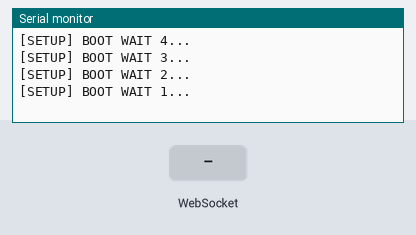
A sketch run on a simulated ESP8266 (NodeMCU). On the bench: the last lines printed to the serial monitor. The inputs (shaded band) are chosen by the test bench. WiFi joins after 1.5 s; servers stay silent unless stated.

Above: at 6.7 s.
6.8 s: WebSocket text "x" received
At 7.6 s:
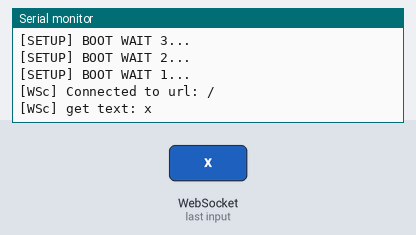
8.3 s: WebSocket text "a" received
At 8.7 s:
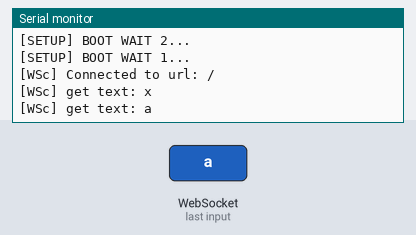
9.8 s: WebSocket text "0" received
At 11.0 s:
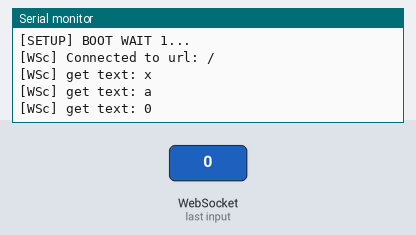
11.3 s: WebSocket text "s" received
At 12.2 s:
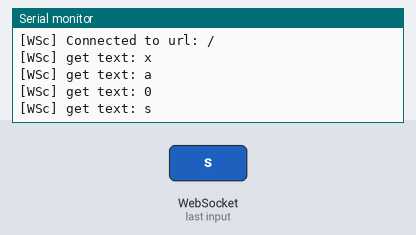
12.8 s: WebSocket text "m" received
At 13.4 s:
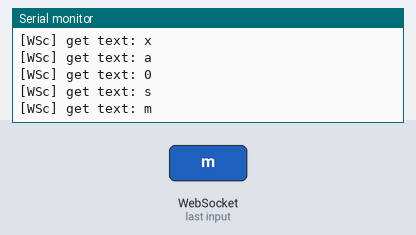
Timing chart, 0 to 15.3 s (numbered marks = the images above; inputs shaded):
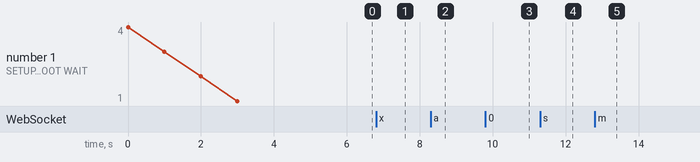

The sketch:

ClientY.ino
```cpp
/*
   WebSocketClient.ino

    Created on: 24.05.2015

*/

#include <Arduino.h>

#include <ESP8266WiFi.h>
#include <ESP8266WiFiMulti.h>

#include <WebSocketsClient.h>
#include <AccelStepper.h>
#include <Hash.h>
#include "config.h"

ESP8266WiFiMulti WiFiMulti;
WebSocketsClient webSocket;

#define USE_SERIAL Serial


AccelStepper stepper(AccelStepper::DRIVER, STEPPER1_STEP_PIN, STEPPER1_DIR_PIN);
int x = 0, y = 0, z = 0, s = 30, m = 1;
int minLimitX = 0;
int minLimitY = 0;
int minLimitZ = 0;
int maxLimitX = 300;
int maxLimitY = 300;
int maxLimitZ = 300;
long currX = 0, currY = 0, currZ = 0;
long currentMillis;
long prevMillis;


void webSocketEvent(WStype_t type, uint8_t * payload, size_t length) {

  switch (type) {
    case WStype_DISCONNECTED:
      USE_SERIAL.printf("[WSc] Disconnected!\n");
      break;
    case WStype_CONNECTED: {
        USE_SERIAL.printf("[WSc] Connected to url: %s\n", payload);

        // send message to server when Connected
        //webSocket.sendTXT("Connected");
      }
      break;
    case WStype_TEXT:
      USE_SERIAL.printf("[WSc] get text: %s\n", payload);
      decode_text((char*)payload);
      // send message to server
      //webSocket.sendTXT("123");
      break;
  }

}


void setup() {
  // USE_SERIAL.begin(921600);
  USE_SERIAL.begin(115200);

  //Serial.setDebugOutput(true);
  USE_SERIAL.setDebugOutput(true);

  USE_SERIAL.println();
  USE_SERIAL.println();
  USE_SERIAL.println();

  for (uint8_t t = 4; t > 0; t--) {
    USE_SERIAL.printf("[SETUP] BOOT WAIT %d...\n", t);
    USE_SERIAL.flush();
    delay(1000);
  }

  WiFiMulti.addAP(SSID, PASSWORD);

  //WiFi.disconnect();
  while (WiFiMulti.run() != WL_CONNECTED) {
    delay(100);
  }

  // server address, port and URL
  webSocket.begin("192.168.1.1", 80, "/ws");

  // event handler
  webSocket.onEvent(webSocketEvent);

  // use HTTP Basic Authorization this is optional remove if not needed
  webSocket.setAuthorization("admin", "admin");

  // try ever 5000 again if connection has failed
  webSocket.setReconnectInterval(5000);
  motorSetup();
}

void loop() {
  currentMillis = millis();
  webSocket.loop();
  motorLoop();
}

void decode_text(String s) {
  int colorCodeBegin = s.indexOf('#');
  String c = s.substring(colorCodeBegin + 1, s.length());

  // we get stepper data
  if (c.substring(0, 1) == "s") {
    char* buf = (char *)c.c_str();
    int n = sscanf(buf, "s%d", &s);
  }
  if (c.substring(0, 1) == "m") {
    char* buf = (char *)c.c_str();
    int n = sscanf(buf, "m%d", &m);
  }
  if (m == 0) {
    if (c.substring(0, 1) == "x") {
      char* buf = (char *)c.c_str();
      int n = sscanf(buf, "x%dy%dz%d", &x, &y, &z);
      if (x > 0) {
        currX += moveVal;
      }
      if (x < 0) {
        currX -= moveVal;
      }
      if (y > 0) {
        currY += moveVal;
      }
      if (y < 0) {
        currY -= moveVal;
      }
      if (z > 0) {
        currZ += moveVal;
      }
      if (z < 0) {
        currZ -= moveVal;
      }
      if (currX > maxLimitX) {
        currX = maxLimitX;
      }
      if (currX < minLimitX) {
        currX = minLimitX;
      }
      if (currY > maxLimitY) {
        currY = maxLimitY;
      }
      if (currY < minLimitY) {
        currY = minLimitY;
      }
      if (currZ > maxLimitZ) {
        currZ = maxLimitZ;
      }
      if (currZ < minLimitZ) {
        currZ = minLimitZ;
      }
    }
  }
  if (m == 1) {
    if (c.substring(0, 1) == "a") {
      char* buf = (char *)c.c_str();
      int n = sscanf(buf, "a%db%dc%d", &currX, &currY, &currZ);
    }
  }
}
```

motor.ino
```cpp
void motorSetup()
{
  stepper.setMaxSpeed(0);
  stepper.setSpeed(0);
  stepper.setCurrentPosition(0);
}

void motorLoop()
{
  if (stepper.distanceToGo() == 0) {
    stepper.moveTo(currY);
    stepper.setMaxSpeed(s);
    stepper.setAcceleration(650);
  }
  stepper.run();
}
```

config.h
```cpp
#ifndef CONFIG_H
#define CONFIG_H

/*
 * This example demonstrate how to use asynchronous client & server APIs
 * in order to establish tcp socket connections in client server manner.
 * server is running (on port 7050) on one ESP, acts as AP, and other clients running on
 * remaining ESPs acts as STAs. after connection establishment between server and clients
 * there is a simple message transfer in every 2s. clients connect to server via it's host name
 * (in this case 'esp_server') with help of DNS service running on server side.
 *
 * Note: default MSS for ESPAsyncTCP is 536 byte and defualt ACK timeout is 5s.
*/

#define SSID "ToiletPaper"
#define PASSWORD "12345678"

#define STEPPER1_DIR_PIN D2
#define STEPPER1_STEP_PIN D3


#define moveVal 100
#define paperBuffer 100

#endif // CONFIG_H
```

Measured:
- after the input at 6.8 s, the serial monitor: prints a new line at once (image 1)
- after the input at 8.3 s, the serial monitor: prints a new line at once (image 2)
- after the input at 9.8 s, the serial monitor: prints a new line at once (image 3)
- after the input at 11.3 s, the serial monitor: prints a new line at once (image 4)
- after the input at 12.8 s, the serial monitor: prints a new line at once (image 5)
